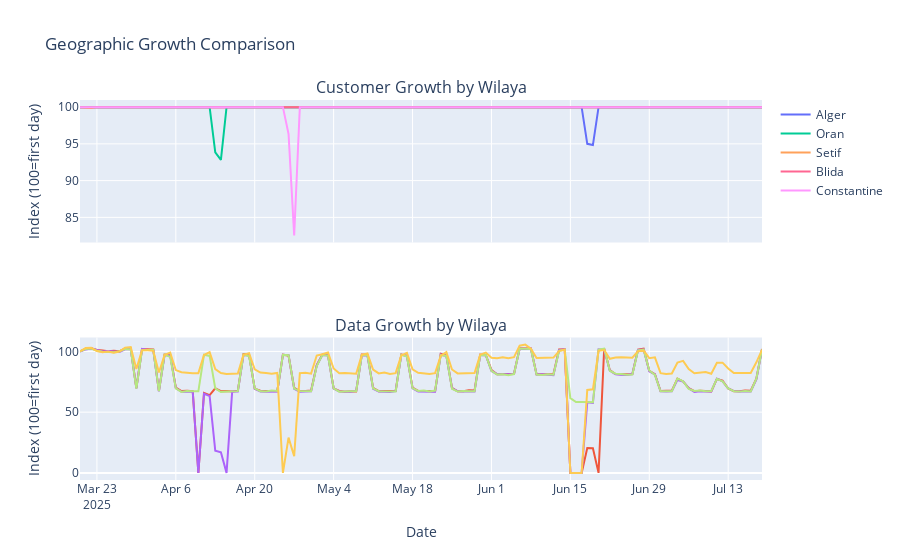

The cell this chart's notebook holds for it:
### Code cell
# ## 6. Geographic Trend Analysis

# %%
print("\nℹ️  Comparing growth across major wilayas…")
geo = (
    spark.sql("""
      SELECT
        DATE(timestamp) AS date,
        wilaya_code, wilaya_name,
        SUM(CASE WHEN cdr_type='DATA' THEN data_volume_mb ELSE 0 END)/1024 AS total_data_gb,
        COUNT(DISTINCT customer_id) AS active_customers
      FROM fact_cdr_raw
      WHERE wilaya_code IN ('16','31','25','19','09')
      GROUP BY DATE(timestamp), wilaya_code, wilaya_name
      ORDER BY date
    """)
    .toPandas()
)
if geo.empty:
    print("⚠️ no rows for top wilayas found, skipping…")
else:
    geo['date']=pd.to_datetime(geo.date)
    fig = make_subplots(rows=2, cols=1,
                        subplot_titles=('Customer Growth by Wilaya','Data Growth by Wilaya'),
                        shared_xaxes=True)
    for code in geo.wilaya_code.unique():
        df = geo[geo.wilaya_code==code].set_index('date')
        idx = df.active_customers.iloc[0]
        jdx = df.total_data_gb.iloc[0]
        fig.add_trace(go.Scatter(x=df.index, y=df.active_customers/idx*100, name=df.wilaya_name.iloc[0]),
                      row=1, col=1)
        fig.add_trace(go.Scatter(x=df.index, y=df.total_data_gb/jdx*100, showlegend=False),
                      row=2, col=1)
    fig.update_yaxes(title_text="Index (100=first day)", row=1, col=1)
    fig.update_yaxes(title_text="Index (100=first day)", row=2, col=1)
    fig.update_xaxes(title_text="Date", row=2, col=1)
    fig.update_layout(height=800, title="Geographic Growth Comparison")
    fig.show()
